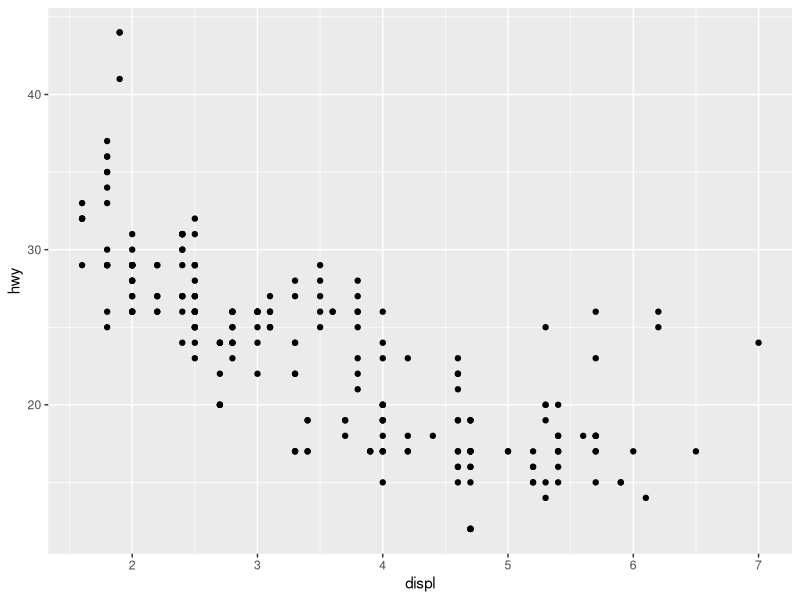
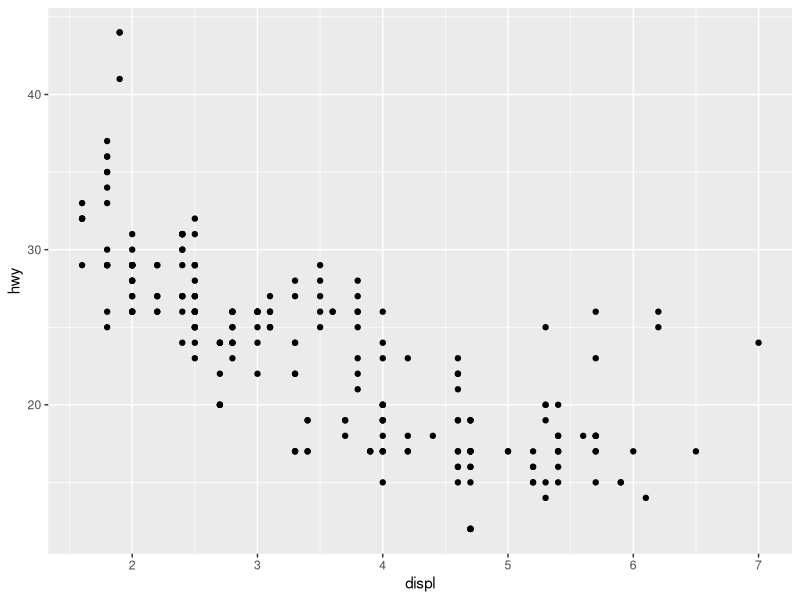
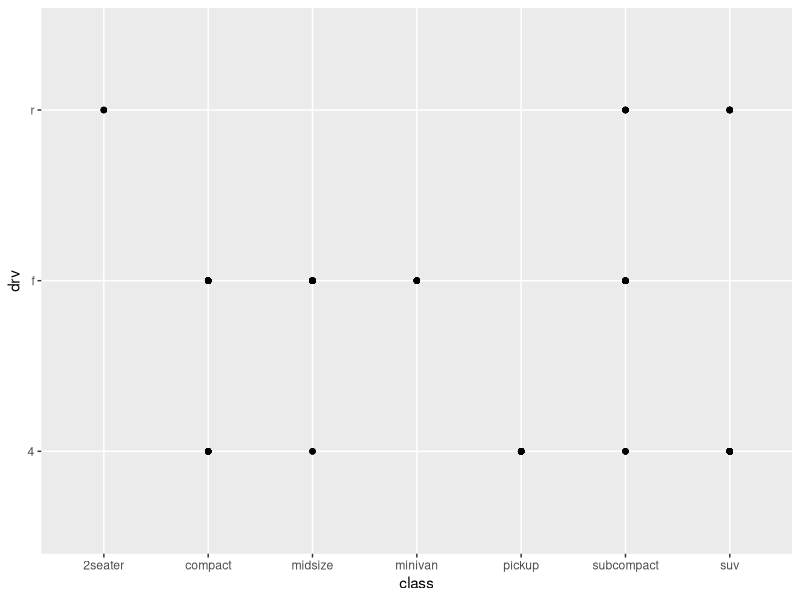
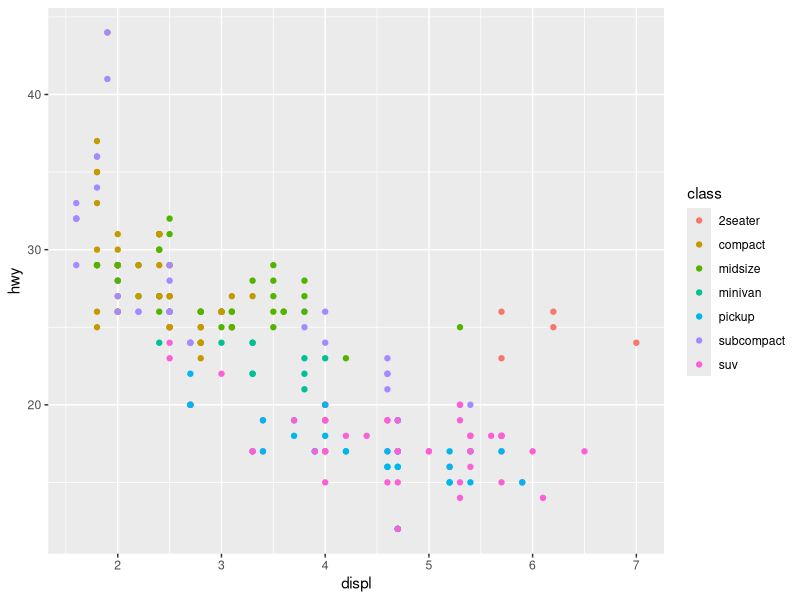
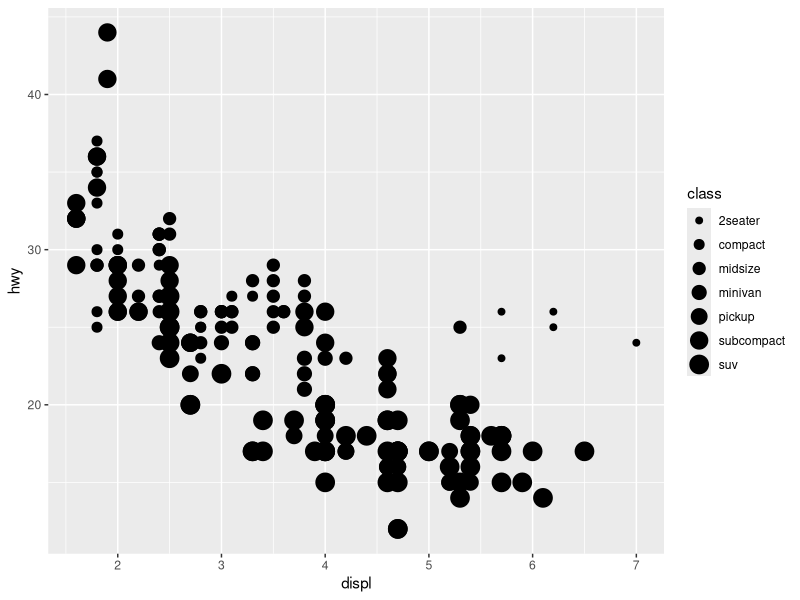
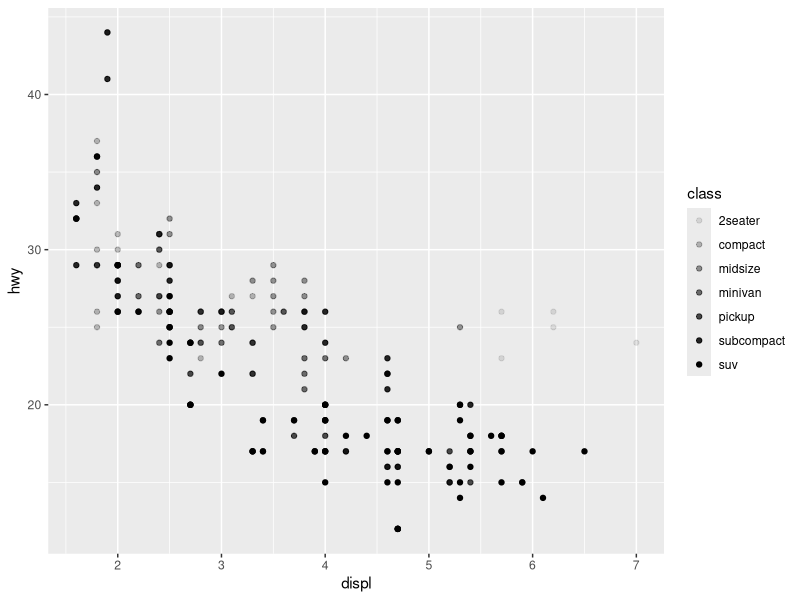
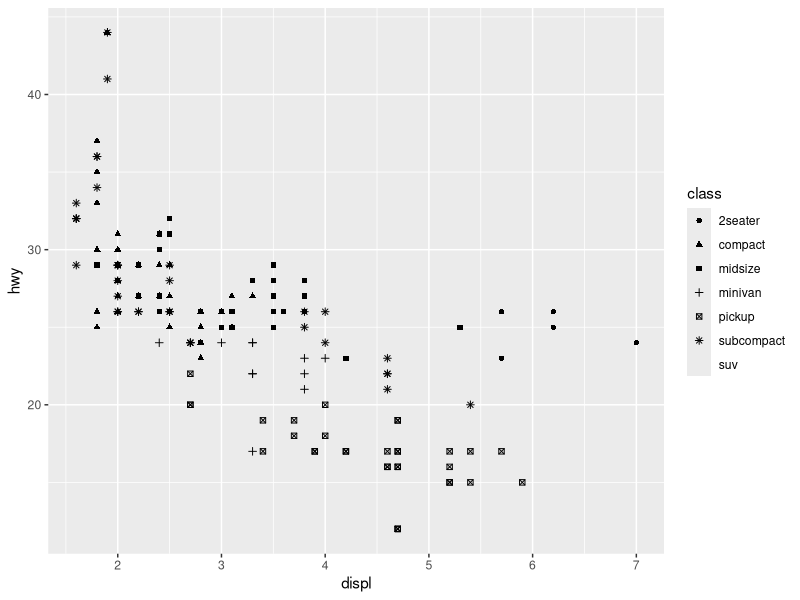
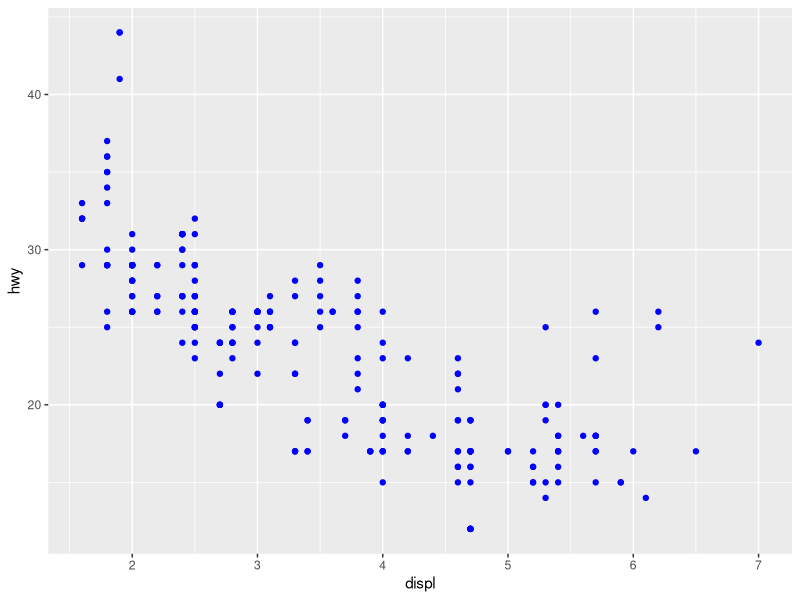

Generate these figures, in order, with R: (Note: this script raises an error after producing the figures.)
## ---- chunk 1
rm(list = ls())
library(tidyverse)
## ---- chunk 2
ggplot(data  = mpg ) + geom_point(mapping = aes(x = displ, y = hwy))
# seems same
ggplot(data  = mpg, aes(x = displ, y = hwy) ) + geom_point()
## ---- chunk 3
######################################################################
# ggplot(data = <DATA>) + <GEOM_FUNCTION>(mapping = aes(<MAPPINGS>)) #
######################################################################
# put data in <DATA>
# put function (geom_point etc) in <GEOM_FUNCTION>
# put variables to plot in <MAPPINGS>
## ---- chunk 4
ggplot(data = mpg) + geom_point(mapping = aes(x = class, y = drv))
## ---- chunk 5
ggplot(data  = mpg ) + geom_point(mapping = aes(x = displ, y = hwy, color = class))
## ---- chunk 6
ggplot(data  = mpg ) + geom_point(mapping = aes(x = displ, y = hwy, size = class))
## ---- chunk 7
ggplot(data  = mpg ) + geom_point(mapping = aes(x = displ, y = hwy, alpha = class))
## ---- chunk 8
ggplot(data  = mpg ) + geom_point(mapping = aes(x = displ, y = hwy, shape = class))
## ---- chunk 9
ggplot(data  = mpg ) + geom_point(mapping = aes(x = displ, y = hwy), color = "blue")
## ---- chunk 10
ggplot(data  = mpg ) + geom_point(mapping = aes(x = displ, y = hwy, color = cyl))
## ---- chunk 11
ggplot(data  = mpg ) + geom_point(mapping = aes(x = displ, y = hwy, stroke = 6))
## ---- chunk 12
ggplot(data  = mpg ) + geom_point(mapping = aes(x = displ, y = hwy, color = displ < 5))
## ---- chunk 13
ggplot(data = mpg) + 
	geom_point(mapping = aes(x = displ, y = hwy)) +
	facet_wrap(~ class, nrow = 2)
## ---- chunk 14
ggplot(data = mpg) + 
	geom_point(mapping = aes(x = displ, y = hwy)) +
	facet_wrap(~ class, nrow = 3)
## ---- chunk 15
ggplot(data = mpg) + 
	geom_point(mapping = aes(x = displ, y = hwy)) +
	facet_grid(drv ~ cyl)
## ---- chunk 16
ggplot(data = mpg) + 
	geom_point(mapping = aes(x = displ, y = hwy)) +
	facet_grid(drv ~ .)
## ---- chunk 17
ggplot(data = mpg) + 
	geom_point(mapping = aes(x = displ, y = hwy)) +
	facet_grid(. ~ drv)
## ---- chunk 18
ggplot(data = mpg) + 
	geom_smooth(mapping = aes(x = displ, y = hwy))
ggplot(data = mpg) + 
	geom_smooth(mapping = aes(x = displ, y = hwy, linetype = drv))
## ---- chunk 19
ggplot(data = mpg) + 
	geom_smooth(mapping = aes(x = displ, y = hwy, group = drv))
## ---- chunk 20
ggplot(data = mpg, mapping = aes(x = displ, y = hwy)) + 
	geom_smooth() + 
	geom_point(mapping = aes(color = class))
## ---- chunk 21
ggplot(data = mpg, mapping = aes(x = displ, y = hwy)) + 
	geom_smooth(data = filter(mpg, class == "subcompact"), se = FALSE) + 
	geom_point(mapping = aes(color = class))
## ---- chunk 22
ggplot(data = mpg, mapping = aes(x = displ, y = hwy, color = drv)) + 
  geom_point() + 
  geom_smooth(se = FALSE)
## ---- chunk 23
ggplot(data = mpg, mapping = aes(x = displ, y = hwy)) + 
  geom_point() + 
  geom_smooth(color = "blue", se = FALSE)

ggplot(data = mpg, mapping = aes(x = displ, y = hwy)) + 
  geom_point() + 
  geom_smooth(color = "red", se = FALSE)
## ---- chunk 24
ggplot(data = mpg, mapping = aes(x = displ, y = hwy)) + 
  geom_point() + 
  geom_smooth(color = "blue", se = FALSE, aes(group = drv))
## ---- chunk 25
ggplot(data = mpg, mapping = aes(x = displ, y = hwy, color = drv)) + 
  geom_point() + 
  geom_smooth(se = FALSE)
## ---- chunk 26
ggplot(data = mpg, mapping = aes(x = displ, y = hwy)) + 
  geom_point(mapping = aes(color = drv)) + 
  geom_smooth(se = FALSE)

# incorrect version
ggplot(data = mpg, mapping = aes(x = displ, y = hwy, color = drv)) + 
  geom_point() + 
  geom_smooth(se = FALSE, data = filter(mpg, drv == "r"))
## ---- chunk 27
ggplot(data = mpg, mapping = aes(x = displ, y = hwy)) + 
  geom_point(mapping = aes(color = drv)) + 
  geom_smooth(se = FALSE, mapping = aes(linetype = drv))
## ---- chunk 28
ggplot(data = mpg, mapping = aes(x = displ, y = hwy, fill = drv)) + 
  geom_point(color = "white", shape = 21)

# better?
ggplot(data = mpg, mapping = aes(x = displ, y = hwy, fill = drv)) + 
  geom_point(color = "white", shape = 21, size = 4)
## ---- chunk 29
# the two plots below are same
ggplot(data = diamonds, aes(x = cut)) + stat_count()
ggplot(data = diamonds, aes(x = cut)) + geom_bar()
## ---- chunk 30
demo <- tribble(
  ~a,      ~b,
  "bar_1", 20,
  "bar_2", 30,
  "bar_3", 40
)

#ggplot(demo, aes(x = a, y = b)) + geom_bar() # this does not work
ggplot(demo, aes(x = a, y = b)) + geom_bar(stat = "identity")
# stacked bar plot
# 積み重ねる型のバープロット
## ---- chunk 31
ggplot(data = diamonds) + 
	stat_summary(
		mapping = aes(x = cut, y = depth),
		fun.ymin = min,
		fun.ymax = max,
		fun.y = median
		)
## ---- chunk 32
ggplot(data = diamonds) + 
  geom_pointrange(
    mapping = aes(x = cut, y = depth),
    stat = "summary",
    fun.ymin = min,
    fun.ymax = max,
    fun.y = mean # you can use median instead of mean
  	)
## ---- chunk 33
ggplot(data = diamonds, aes(x = cut, y = depth)) + geom_col()
# the default for geom_col: identity
# the default for geom_bar: summary
## ---- chunk 34
ggplot(data = mpg, mapping = aes(x = displ, y = hwy)) + 
	stat_smooth() 
## ---- chunk 35
ggplot(data = diamonds) + 
  geom_bar(mapping = aes(x = cut, y = ..prop..))
# this does not give what we want

ggplot(data = diamonds) + 
  geom_bar(mapping = aes(x = cut, y = ..prop.., group = 1))
# this works
# if `group` is not set to 1 or whatever, all the bars have prop == 1
# group="whatever" is a "dummy" grouping to override the default behavior
# for detail, see here -> http://stackoverflow.com/questions/39878813/r-ggplot-geom-bar-meaning-of-aesgroup-1

ggplot(data = diamonds) + 
  geom_bar(mapping = aes(x = cut, y = ..prop.., fill = color, group = color))
# this works too
## ---- chunk 36
ggplot(data = diamonds) + 
  geom_bar(mapping = aes(x = cut, color = cut))
ggplot(data = diamonds) + 
  geom_bar(mapping = aes(x = cut, fill = cut))
ggplot(data = diamonds) + 
  geom_bar(mapping = aes(x = cut, group = cut)) # same as without `group = `

ggplot(data = diamonds, mapping = aes(x = cut, color = clarity)) + 
  geom_bar(fill = NA, position = "identity")
ggplot(data = diamonds, mapping = aes(x = cut, fill = clarity)) + 
  geom_bar(alpha = .2, position = "identity")
## ---- chunk 37
ggplot(data = diamonds, mapping = aes(x = cut, fill = clarity)) + 
  geom_bar(position = "fill")
## ---- chunk 38
ggplot(data = diamonds, mapping = aes(x = cut, color = clarity)) + 
  geom_bar(position = "fill")
## ---- chunk 39
ggplot(data = diamonds, mapping = aes(x = cut, fill = clarity)) + 
  geom_bar(position = "dodge")
## ---- chunk 40
# "jitter" add random noise to each point
ggplot(data  = mpg ) + geom_point(mapping = aes(x = displ, y = hwy), position = "jitter")
## ---- chunk 41
ggplot(data  = mpg ) + geom_point(mapping = aes(x = cty, y = hwy), position = "jitter")
ggplot(data  = mpg ) + geom_point(mapping = aes(x = cty, y = hwy))
## ---- chunk 42
ggplot(data  = mpg, mapping = aes(x = cty, y = hwy) ) + geom_jitter()
## ---- chunk 43
ggplot(data  = mpg, mapping = aes(x = cty, y = hwy) ) + geom_jitter(width = 20, height = 20)
## ---- chunk 44
ggplot(data  = mpg, mapping = aes(x = cty, y = hwy) ) + geom_jitter()
ggplot(data  = mpg, mapping = aes(x = cty, y = hwy) ) + geom_count()
## ---- chunk 45
ggplot(data = mpg, aes(x = drv, y = hwy, color = class)) +
  geom_boxplot()

ggplot(data = mpg, aes(x = drv, y = hwy, color = class)) +
  geom_boxplot(position = "identity") # convey little information because of overlaps

ggplot(data = mpg, aes(x = drv, y = hwy, fill = class)) +
  geom_boxplot()
# compare the figures above
## ---- chunk 46
ggplot(data = mpg, aes(x = drv, y = hwy, fill = class)) +
  geom_boxplot() +
  coord_flip()
# switch the x and y axes

ggplot(data = mpg, aes(x = drv, y = hwy, color = class)) +
  geom_boxplot() +
  coord_flip()

ggplot(data = mpg, aes(x = drv, color = class)) +
  geom_bar()
ggplot(data = mpg, aes(x = drv, group = class)) +
  geom_bar()
## ---- chunk 47
library(maps)
nz <- map_data("nz")

ggplot(nz, aes(x = long, y = lat, group = group)) + 
  geom_polygon(fill = "white", color = "black")
## ---- chunk 48
bar <- ggplot(data = diamonds) + 
  geom_bar(
    mapping = aes(x = cut, fill = cut), 
    show.legend = FALSE, 
    width = 1 
  ) + 
  theme(aspect.ratio = 1) + # `aspect.ratio` determines ratio of vartical and horizontal
  labs(x = NULL, y = NULL)

bar <- bar + coord_polar()
## ---- chunk 49
ggplot(mpg, aes(x = drv, fill = class)) +
  geom_bar() +
  coord_polar()

ggplot(mpg, aes(x = drv, fill = class)) +
  geom_bar() +
  coord_polar(theta = "y")

# answer?
ggplot(mpg, aes(x = factor(1), fill = class)) +
  geom_bar()　# カウントとして出力される

ggplot(mpg, aes(x = factor(1), fill = class)) +
  geom_bar(positon = "fill") # 割合として出力される

ggplot(mpg, aes(x = drv, fill = class)) + 
  geom_bar(position = "fill") +
  coord_polar()

ggplot(mpg, aes(x = drv, fill = class)) + 
  geom_bar(position = "fill") +
  coord_polar(theta = "y")
# theta = "y" will give you the variable in `x =` in y axis 
# theta = "x" will give you the variable in `x =` in x axis
## ---- chunk 50
ggplot(nz, aes(x = long, y = lat, group = group)) + 
  geom_polygon() +
  coord_quickmap() # if you add this, the shape slightly changes

ggplot(nz, aes(x = long, y = lat, group = group)) + 
  geom_polygon() +
  coord_map() # if you add this, the shape slightly changes
## ---- chunk 51
ggplot(data = mpg, mapping = aes(x = cty, y = hwy)) +
  geom_point() +
  geom_abline() +# y = x degree angle line
  coord_fixed() # ensure that the abline is at a 45 degree angle
